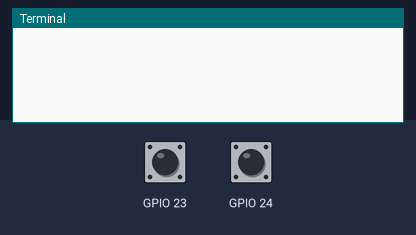
A program run on a simulated Raspberry Pi (BCM pin numbers). Shown: the last lines printed to the terminal. The test bench sets the inputs (shaded band); at power-on: GPIO 23 LOW, GPIO 24 HIGH.

Above: at 1.2 s.
1.3 s: GPIO 23 pulled HIGH for 0.15 s
At 1.43 s:
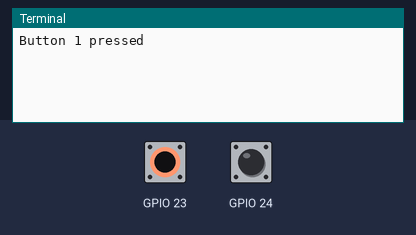
At 2.9 s:
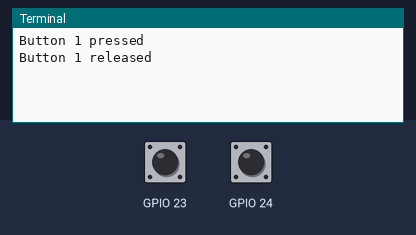

The program:

myInputSketch.py
```python
import RPi.GPIO as GPIO
GPIO.setmode(GPIO.BCM)
GPIO.setup(23, GPIO.IN, pull_up_down = GPIO.PUD_DOWN)
GPIO.setup(24, GPIO.IN, pull_up_down = GPIO.PUD_UP)
while True:
    GPIO.wait_for_edge(23, GPIO.RISING)
    print ("Button 1 pressed")
    GPIO.wait_for_edge(23, GPIO.FALLING)
    print ("Button 1 released")
    GPIO.wait_for_edge(24, GPIO.FALLING)
    print ("Button 2 pressed")
    GPIO.wait_for_edge(24, GPIO.RISING)
    print ("Button 2 released")
    exit()
GPIO.cleanup()
```

Measured:
- after the input at 1.3 s, the terminal: prints a new line at once (image 1)
